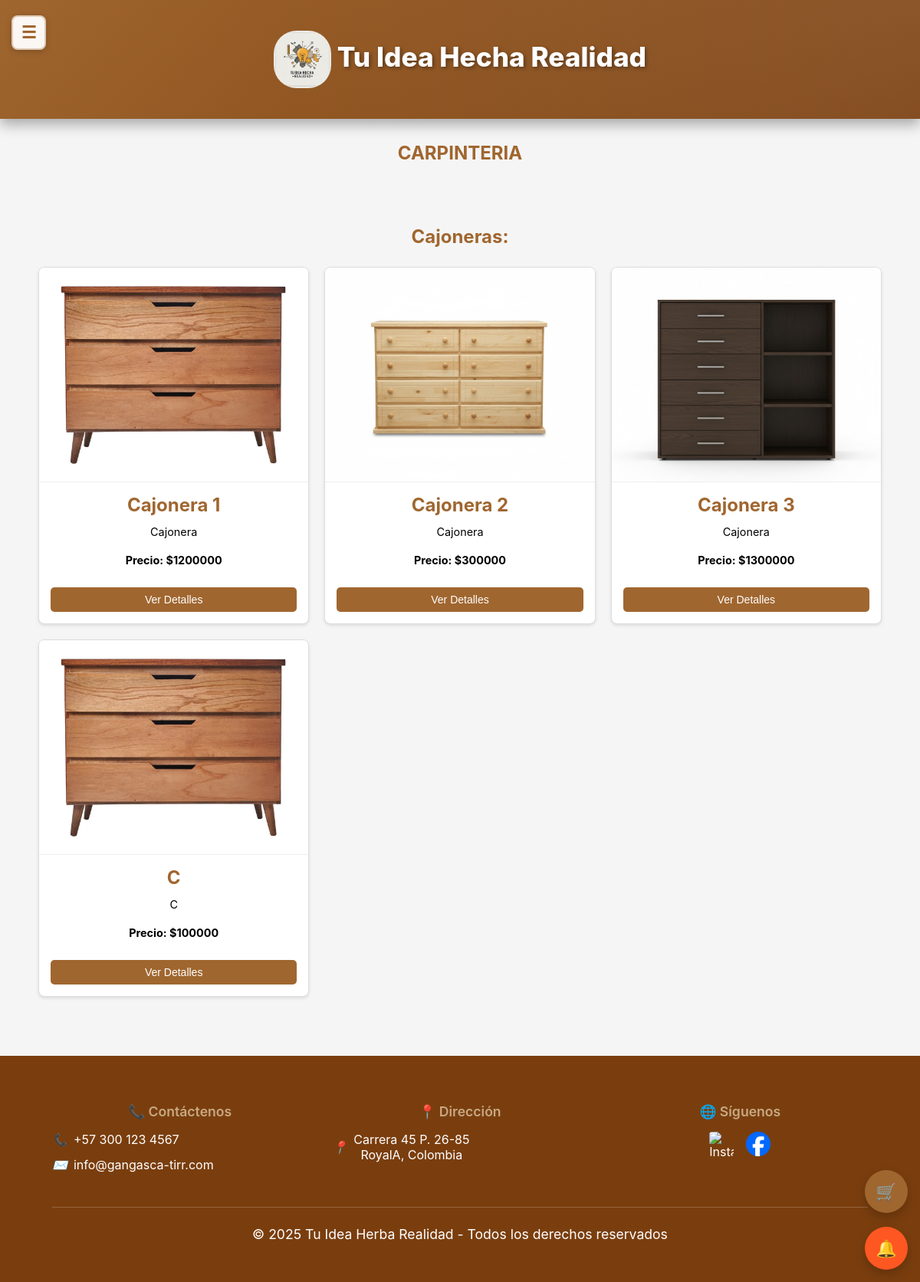
Page /metaleria/ on the committed database.
### core/models.py (models this page shows)
class Cajoneras(models.Model):
    nombre4 = models.CharField(max_length=100)
    descripcion4 = models.CharField(max_length=250, default='', blank=True,null=True)
    precio4 = models.DecimalField(max_digits=10, decimal_places=2)
    imagen4 = models.ImageField(upload_to='uploads/productos/')
    cantidad_disponible = models.IntegerField(default=0)
    is_active = models.BooleanField(default=True)

### Productos/views.py (the view)
# urls.py: path('metaleria/', views.metaleria, name='metaleria'),
def metaleria(request):
    usernameCliente = request.session.get('usernameCliente')
    usuario = None
    if usernameCliente:
        try:
            usuario = UserClientes.objects.get(usernameCliente=usernameCliente)
        except UserClientes.DoesNotExist:
            pass
    cajoneras = Cajoneras.objects.filter(is_active=True)
    context = {
        'cajoneras': cajoneras,
        'usuario': usuario
    }
    return render(request, "Productos/metaleria.html", context)

### core/context_processors.py (called while the page is built, shortened)
def idea_notifications(request):
    username_cliente = request.session.get('usernameCliente')
    username_empresa = request.session.get('usernameEmpresa')
    has_notif = False
    try:
        if username_cliente:
            has_notif = MensajeIdea.objects.filter(
                idea__autor=username_cliente,
                remitente_tipo='empresa',
                leido=False
            ).exists()
    except Exception as e:
        print(f"Error en idea_notifications: {str(e)}")
        has_notif = False
    return {
        'has_idea_notifications': has_notif
    }

### Productos/templates/Productos/metaleria.html (shortened to what this page needs)
<!DOCTYPE html>
<html lang="es">
<head>
    {% load static %}
    <link rel="stylesheet" href="{% static 'Productos/css/styles1.css' %}">
    <link rel="stylesheet" href="{% static 'core/css/responsive.css' %}">
</head>
<body>
<div class="main-content-wrapper">
  <header>
    <button class="sidebar-toggle" onclick="toggleSidebar()">☰</button>
    <h1 class="div" style="text-align: center;">
      <img src="{% static 'core/img/Gemini_Generated_Image_tzay6utzay6utzay.jfif' %}" alt="Logo" width="75" height="75">
      Tu Idea Hecha Realidad
    </h1>
  </header>
<section>
    <div>
        <h2>CARPINTERIA</h2>
        <section class="seccion-at">
            <div>
                <div>
                    <div>
                        <div>
                            <div>
                                <h3>Cajoneras:</h3>
                            </div>
                        </div>
                    </div>
                    <div class="contenedor-articulos" id="contenedorArticulos">
                        {% for cajonera in cajoneras %}
                        <div class="articulo">
                            {% if cajonera.imagen4 %}
                            <img src="{{ cajonera.imagen4.url }}" alt="{{ cajonera.nombre4 }}">
                            {% else %}
                            <img src="{% static 'Productos/img/Cajonera1.webp' %}" alt="{{ cajonera.nombre4 }}">
                            {% endif %}
                            <div class="contenido-articulo">
                                <h3>{{ cajonera.nombre4 }}</h3>
                                <p>{{ cajonera.descripcion4 }}</p>
                                <p><strong>Precio: ${{ cajonera.precio4|floatformat:0 }}</strong></p>
                                <button class="btn-ver-detalles" onclick="mostrarDetalles('cajonera', {{ cajonera.id }}, '{{ cajonera.nombre4 }}', '{{ cajonera.descripcion4 }}', {{ cajonera.precio4 }}, '{% if cajonera.imagen4 %}{{ cajonera.imagen4.url }}{% else %}{% static 'Productos/img/Cajonera1.webp' %}{% endif %}')">Ver Detalles</button>
                            </div>
                        </div>
                        {% endfor %}
                    </div>
                </div>
            </div>
        </section>
    </div>
</section>
    <footer>
        <div class="footer-content">
            <div class="footer-section">
                <h3 class="footer-title">📞 Contáctenos</h3>
                <div class="footer-info">
                    <i>📞</i>
                    <span>+57 300 123 4567</span>
                </div>
                <div class="footer-info">
                    <i>✉️</i>
                    <span>info@gangasca-tirr.com</span>
                </div>
            </div>
            <div class="footer-section">
                <h3 class="footer-title">📍 Dirección</h3>
                <div class="footer-info">
                    <i>📍</i>
                    <span>Carrera 45 P. 26-85<br>RoyalA, Colombia</span>
                </div>
            </div>
            <div class="footer-section">
                <h3 class="footer-title">🌐 Síguenos</h3>
                <div class="footer-social">
                    <a href="https://www.instagram.com/tu_idea_hecha_realidad?igsh=Y3ByM2lyZGcwNHVy" class="social-icon-img" aria-label="Instagram">
                        <img src="{% static 'core/img/Instagram.webp' %}" alt="Instagram" class="social-logo" width="24" height="24">
                    </a>
                    <a href="https://www.facebook.com/share/1ACEVZbZHV/" class="social-icon-img" aria-label="Facebook">
                        <img src="{% static 'core/img/Facebook.png' %}" alt="Facebook" class="social-logo" width="24" height="24">
                    </a>
                </div>
            </div>
        </div>
        <div class="footer-bottom">
            <p>© 2025 Tu Idea Herba Realidad - Todos los derechos reservados</p>
        </div>
    </footer>
</div>
{% include 'core/floating_buttons.html' %}
{% include 'core/modal_notificaciones.html' %}
</body>
</html>

### core/static/core/css/responsive.css (style rules this page uses)
html { overflow-x: hidden; width: 100%; max-width: 100vw; }
body { overflow-x: hidden; width: 100%; max-width: 100vw; margin: 0; padding: 0; }
* { box-sizing: border-box; }
.sidebar-toggle { display: flex !important; position: fixed !important; top: 20px !important; left: 15px !important; z-index: 10003 !important; background: rgba(255, 255, 255, 0.95); color: #A0662F; border: 2px solid rgba(160, 102, 47, 0.3); width: 45px; height: 45px; border-radius: 8px; cursor: pointer; box-shadow: 0 2px 8px rgba(0, 0, 0, 0.2); transition: all 0.3s ease; font-size: 22px; align-items: center; justify-content: center; font-weight: bold; }
@media screen and (min-width: 1025px) and (max-width: 1366px) { .sidebar-toggle { display: flex !important; position: fixed !important; top: 20px !important; left: 15px !important; z-index: 10003 !important; align-items: center; justify-content: center; } }
@media screen and (min-width: 1025px) and (max-width: 1366px) { .main-content-wrapper { margin-left: 0 !important; width: 100% !important; padding: 0 20px 20px 20px; } }
@media screen and (min-width: 1025px) and (max-width: 1366px) { .contenedor-articulos { grid-template-columns: repeat(auto-fill, minmax(280px, 1fr)); gap: 20px; } }
@media screen and (min-width: 1025px) and (max-width: 1366px) { header h1 { font-size: 2.2rem; } }
@media screen and (min-width: 1025px) and (max-width: 1366px) { .footer-content { flex-direction: row; flex-wrap: wrap; gap: 2rem; } }
@media screen and (min-width: 1025px) and (max-width: 1366px) { .footer-section { flex: 1 1 30%; min-width: 200px; } }

### rows in the picture
Cajoneras: imagen4 (picture), nombre4 "Cajonera 1", descripcion4 "Cajonera", precio4 "1200000"
Cajoneras: imagen4 (picture), nombre4 "Cajonera 2", descripcion4 "Cajonera", precio4 "300000"
Cajoneras: imagen4 (picture), nombre4 "Cajonera 3", descripcion4 "Cajonera", precio4 "1300000"
Cajoneras: imagen4 (picture), nombre4 "C", descripcion4 "C", precio4 "100000"
